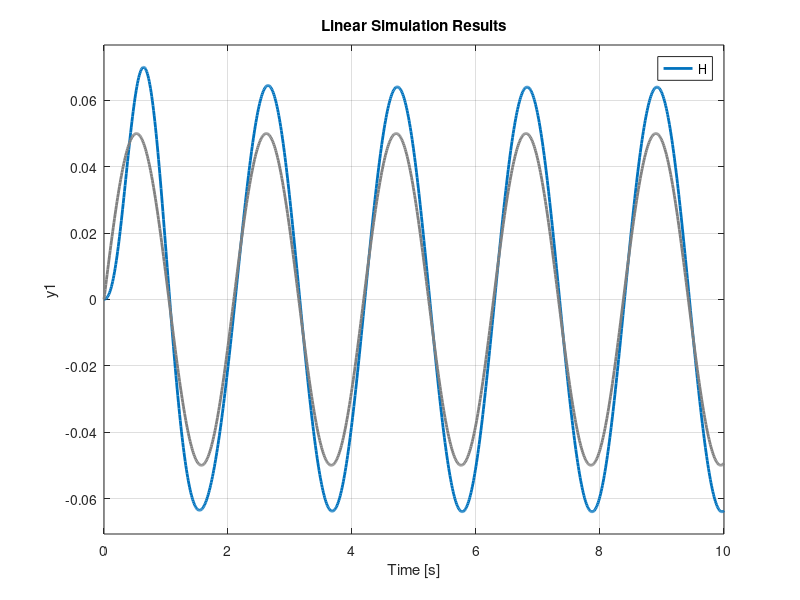
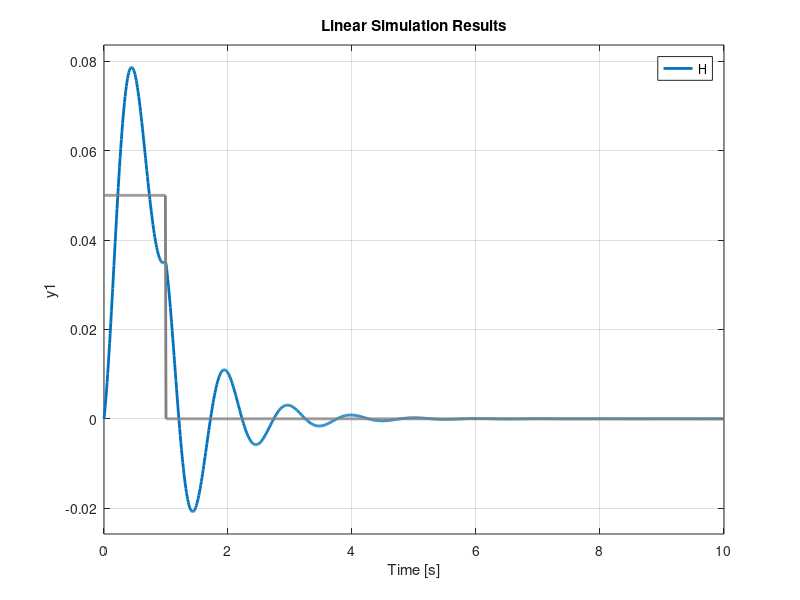
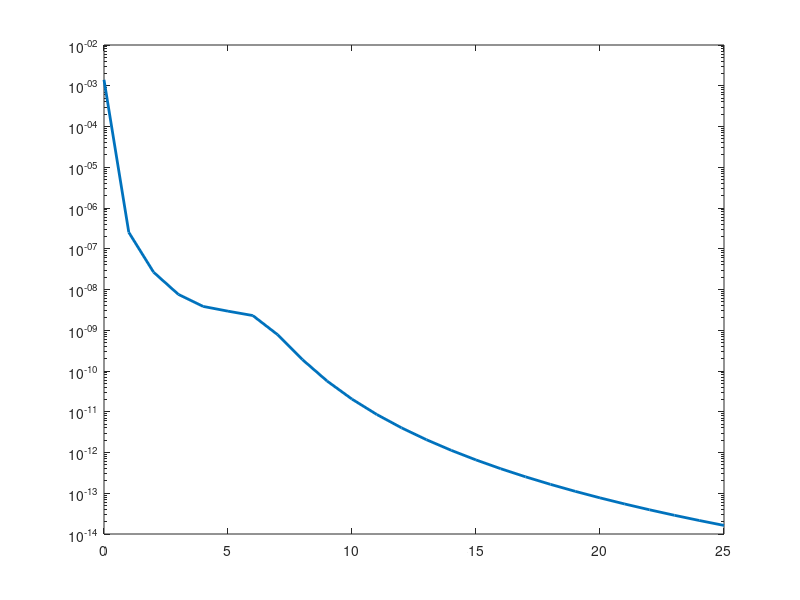

Write MATLAB code to recreate these figures, in order.
clc;
clear all;

%%TASK 1.1
m_p = 0.16; %kg
c_p = 0.4; %Ns/m
k_p = 6.32; %N/m
c_p1 = 0;

w_n = sqrt(k_p/m_p);
zeta= c_p/(2*sqrt(k_p*m_p));
zeta1 = c_p1/(2*sqrt(k_p*m_p));
%%TASK 1.3
H = tf([0,2*zeta*w_n,w_n^2],[1,2*zeta*w_n,w_n^2])
H1 = tf([0,2*zeta1*w_n,w_n^2],[1,2*zeta1*w_n,w_n^2])
% fr= 0:0.01:100;
% [mag,phase,wout] = bode(H1,fr);
% bode(H,H1);
% set(findall(gcf,'type','line'), 'LineWidth', 2);
% bode(H1);

% %% task 1.3
% 
%% sine excitation
t = 0:0.01:10;
excitation_sin = 0.05*sin(3*t);

% figure()
% plot(t,excitation_sin)

figure(1)
lsim(H,excitation_sin,t) % sine excitation
hold on;
set(findall(gcf,'type','line'), 'LineWidth', 2);
 % Impulse
stepinput = 0.05*ones([1 length(t)]);
for i = 101:length(t)
   stepinput(i) = 0; 
end

figure(2)
lsim(H,stepinput,t) % impulse excitation
hold on;
set(findall(gcf,'type','line'), 'LineWidth', 2);
 %%PSD
w = 0:25;
PSD = (4.028e-7)./((2.88e-4)+(0.68*w.^2)+w.^4);
Hfreqdomain = freqresp(H,w);
H = abs(Hfreqdomain(:))';
PSD = H.^2.*PSD;

figure(3)
semilogy(w,PSD)
hold on;
set(findall(gcf,'type','line'), 'LineWidth', 2);
